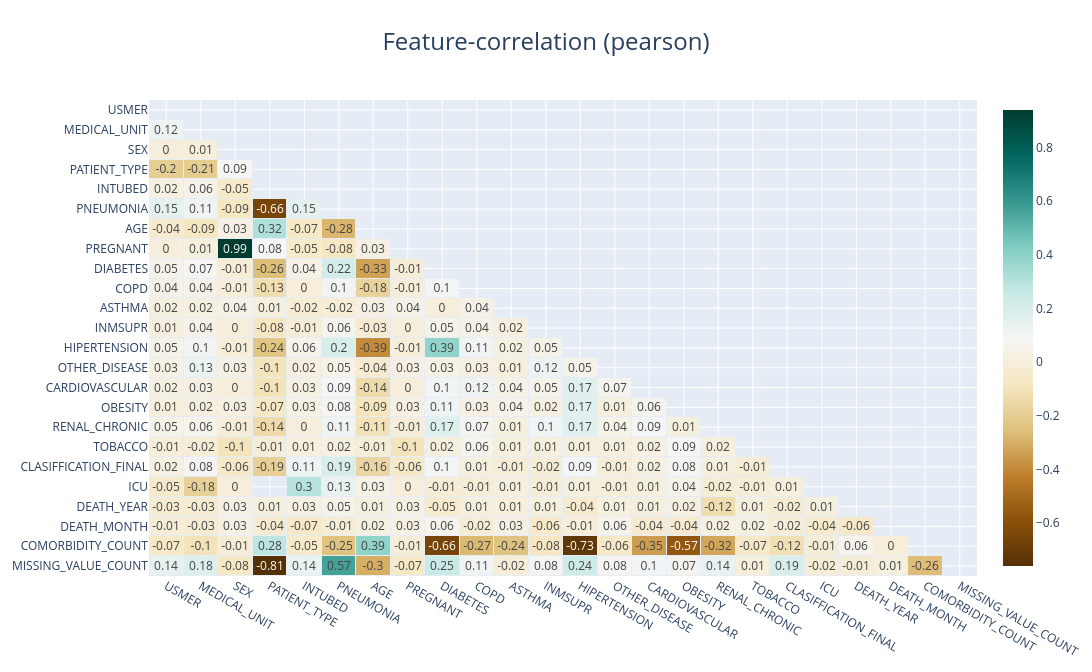

Notebook code for this chart:
### Code cell
# Input qiymatlar muhimligi
klib.corr_interactive_plot(df,figsize=(20,6))

### Figure 1 — Plotly figure (JSON) as saved in the notebook; plotly's stock layout.template omitted (floating-point values rounded to 4 significant figures; data arrays with more than 128 entries replaced by an {"elided": "..."} marker saying what was removed)
{"data": [{"colorscale": [[0, "rgb(84,48,5)"], [0.1, "rgb(140,81,10)"], [0.2, "rgb(191,129,45)"], [0.3, "rgb(223,194,125)"], [0.4, "rgb(246,232,195)"], [0.5, "rgb(245,245,245)"], [0.6, "rgb(199,234,229)"], [0.7, "rgb(128,205,193)"], [0.8, "rgb(53,151,143)"], [0.9, "rgb(1,102,94)"], [1, "rgb(0,60,48)"]], "hoverongaps": false, "text": {"elided": "24x24 mixed values"}, "textfont": {"size": 12}, "texttemplate": "%{text}", "type": "heatmap", "x": ["MISSING_VALUE_COUNT", "COMORBIDITY_COUNT", "DEATH_MONTH", "DEATH_YEAR", "ICU", "CLASIFFICATION_FINAL", "TOBACCO", "RENAL_CHRONIC", "OBESITY", "CARDIOVASCULAR", "OTHER_DISEASE", "HIPERTENSION", "INMSUPR", "ASTHMA", "COPD", "DIABETES", "PREGNANT", "AGE", "PNEUMONIA", "INTUBED", "PATIENT_TYPE", "SEX", "MEDICAL_UNIT", "USMER"], "xgap": 1, "y": ["MISSING_VALUE_COUNT", "COMORBIDITY_COUNT", "DEATH_MONTH", "DEATH_YEAR", "ICU", "CLASIFFICATION_FINAL", "TOBACCO", "RENAL_CHRONIC", "OBESITY", "CARDIOVASCULAR", "OTHER_DISEASE", "HIPERTENSION", "INMSUPR", "ASTHMA", "COPD", "DIABETES", "PREGNANT", "AGE", "PNEUMONIA", "INTUBED", "PATIENT_TYPE", "SEX", "MEDICAL_UNIT", "USMER"], "ygap": 1, "z": {"elided": "24x24 float values"}, "zmax": 0.94, "zmin": -0.76}], "layout": {"autosize": true, "height": 672, "title": {"font": {"size": 24}, "text": "Feature-correlation (pearson)", "x": 0.5}, "width": 1920, "xaxis": {"autorange": "reversed"}}}
